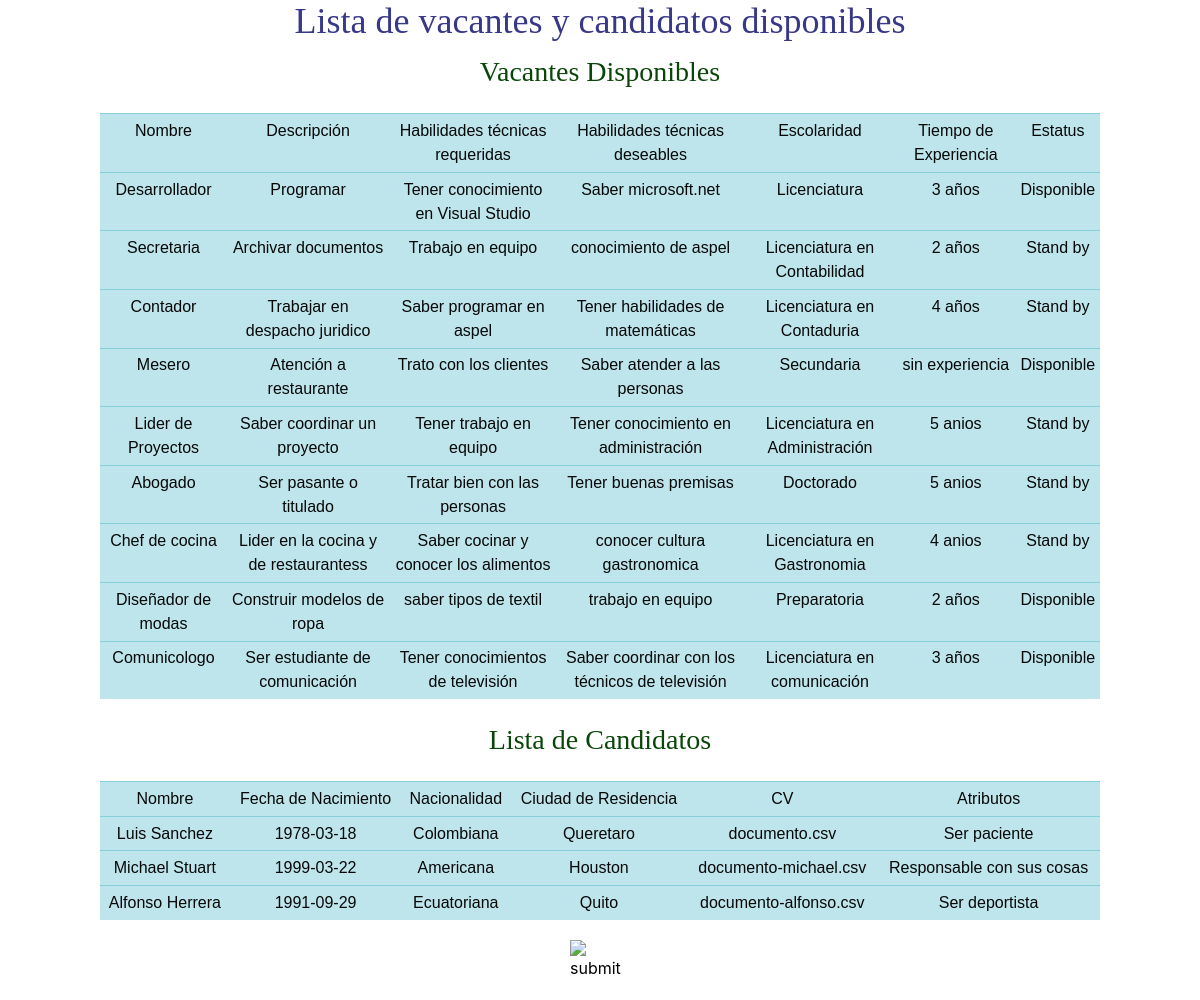
The app's page /Candidato/index.php, older data.
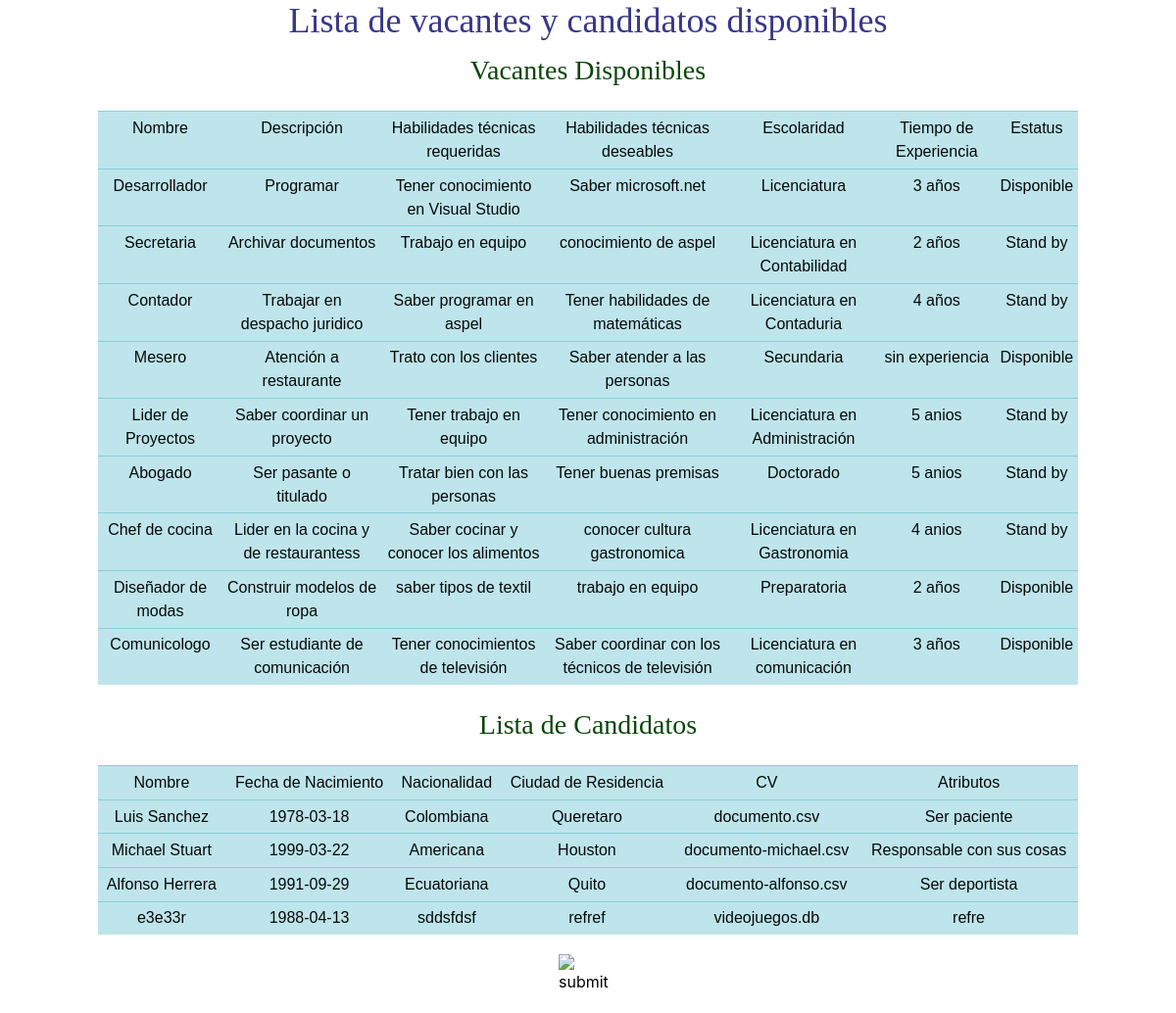
The same page, newer data.
### tables this page shows
CREATE TABLE "vacante" (
	"id"	INTEGER,
	"nombrevac"	TEXT,
	"descripcion" TEXT,
	"habtecreq"	TEXT,
	"habtecdes"	TEXT,
	"escolaridad" TEXT,
	"experiencia" TEXT,
	"estatus" TEXT,
	PRIMARY KEY("id" AUTOINCREMENT)
);

CREATE TABLE "candidato" (
	"id"	INTEGER,
	"id_seis"	INTEGER,
	"nombre"	TEXT,
	"fecha_nacimiento"	date,
	"nacionalidad"	TEXT,
	"ciudad_residencia"	TEXT,
	"cv_file"	TEXT,
	"more_attributes"	TEXT,
	FOREIGN KEY("id_seis") REFERENCES "usuario"("id"),
	PRIMARY KEY("id" AUTOINCREMENT)
);

### Candidato/index.php (the view, shortened to what this page needs)
<?php
include '../conn.php';
$query = "SELECT * FROM vacante";
$result = $db->query($query);
$query1 = "SELECT * FROM candidato";
$result1 = $db->query($query1);
?>
<!DOCTYPE html>
<html>
<head>
    <link  rel="stylesheet" href="../css/candidato.css">
<link rel="stylesheet" href="https://cdn.jsdelivr.net/npm/bootstrap@4.6.1/dist/css/bootstrap.min.css">
</head>
<body>
<h1 class="titulo_candi" align="center">Lista de vacantes y candidatos disponibles</h1>
<p class="tit_vacante" align="center"> Vacantes Disponibles</p>
    <div style=" margin: 20px 100px;">
        <table class="table table-sm table-info" >
        <thead>
               <tr id="texto">
                <td scope="col">Nombre</td>
                <td scope="col">Descripción</td>
				<td scope="col">Habilidades técnicas requeridas</td>
				<td scope="col">Habilidades técnicas deseables</td>
				<td scope="col">Escolaridad</td>
				<td scope="col">Tiempo de Experiencia</td>
				<td scope="col">Estatus</td>
                </tr>
               </thead>
            <?php while($row = $result->fetchArray()) {?>
            <tr id="texto" id="load-table">
                <td scope="col"><?php echo $row['nombrevac'];?></td>
                <td scope="col"><?php echo $row['descripcion'];?></td>
				<td scope="col"><?php echo $row['habtecreq'];?></td>
                <td scope="col"><?php echo $row['habtecdes'];?></td>
				<td scope="col"><?php echo $row['escolaridad'];?></td>
				<td scope="col"><?php echo $row['experiencia'];?></td>
                <td scope="col"><?php echo $row['estatus'];?></td>
            </tr>
            <?php } ?>
        </table>
        </div>
        <p class="tit_vacante" align="center"> Lista de Candidatos</p>
    <div style=" margin: 20px 100px;">
        <table class="table table-sm table-info" id ="resultado">
        <thead>
               <tr id="texto">
                <td scope="col">Nombre</td>
                <td scope="col">Fecha de Nacimiento</td>
                <td scope="col">Nacionalidad</td>
				<td scope="col">Ciudad de Residencia</td>
				<td scope="col">CV</td>
				<td scope="col">Atributos</td>
                </tr>
               </thead>
            <?php while($row = $result1->fetchArray()) {?>
            <tr id="texto">
                <td scope="col"><?php echo $row['nombre'];?></td>
                <td scope="col"><?php echo $row['fecha_nacimiento'];?></td>
				<td scope="col"><?php echo $row['nacionalidad'];?></td>
                <td scope="col"><?php echo $row['ciudad_residencia'];?></td>
				<td scope="col"><?php echo $row['cv_file'];?></td>
				<td scope="col"><?php echo $row['more_attributes'];?></td>
            </tr>
            <?php } ?>
        </table>
        </div>
        <div class="d-flex justify-content-center">
        <a  href="RegistrarCandidatos.php">
        <input type="image" src="https://cdn-icons-png.flaticon.com/512/48/48744.png" name="submit" width="60" height="60" alt="submit"data-toggle="modal" data-target="#agregacan"/>
        </a>
        </div>
</body>
</html>

### css/candidato.css (style rules this page uses)
.titulo_candi { font-family: new times roman; font-size: 36px; align-items:center; color:rgb(56, 56, 136); }
#texto { font-family:sans-serif; color:rgb(6, 8, 8); font: size 10px; text-align: center; }
body { background-image: url("https://img.freepik.com/vector-gratis/agencia-contratacion-candidatos-oficina-empleo-headhunting-contratacion-ilustracion-plana-dibujos-animados_80590-10210.jpg"); }
.tit_vacante { color:rgb(10, 70, 10); font-family: 'Times New Roman', Times, serif; font-size: 28px; align-items: center; }

Row changes from the older to the newer data that the page shows:
added candidato: nombre "e3e33r", fecha_nacimiento "1988-04-13", nacionalidad "sddsfdsf", ciudad_residencia "refref", cv_file "videojuegos.db", more_attributes "refre"
